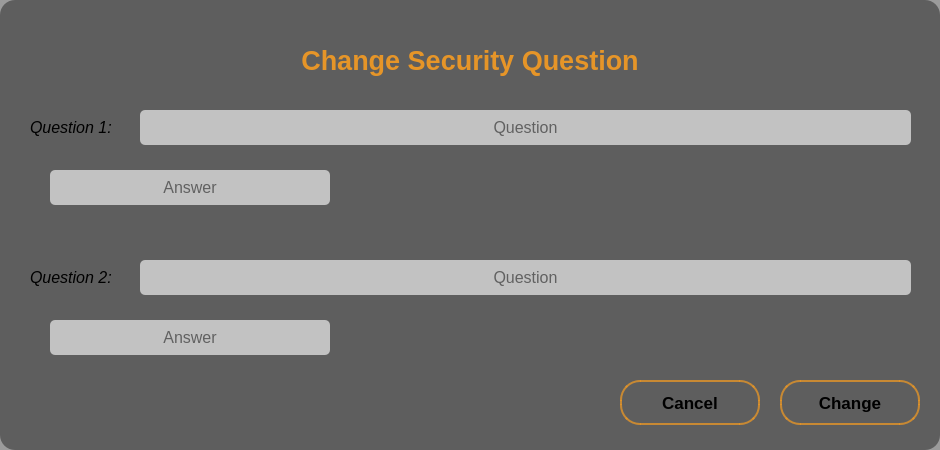
  <widget class="QGroupBox" name="changeSQbox">
   <property name="enabled">
    <bool>true</bool>
   </property>
   <property name="geometry">
    <rect>
     <x>130</x>
     <y>150</y>
     <width>940</width>
     <height>450</height>
    </rect>
   </property>
   <property name="sizePolicy">
    <sizepolicy hsizetype="Preferred" vsizetype="Preferred">
     <horstretch>0</horstretch>
     <verstretch>0</verstretch>
    </sizepolicy>
   </property>
   <property name="layoutDirection">
    <enum>Qt::LeftToRight</enum>
   </property>
   <property name="autoFillBackground">
    <bool>false</bool>
   </property>
   <property name="styleSheet">
    <string notr="true">background-color:rgba(0, 0, 0, 100);
background-position:left;
border: none;
border-radius: 15px;</string>
   </property>
   <property name="title">
    <string/>
   </property>
   <property name="alignment">
    <set>Qt::AlignCenter</set>
   </property>
   <widget class="QLineEdit" name="SQ1ans">
    <property name="geometry">
     <rect>
      <x>50</x>
      <y>170</y>
      <width>280</width>
      <height>35</height>
     </rect>
    </property>
    <property name="sizePolicy">
     <sizepolicy hsizetype="Expanding" vsizetype="Fixed">
      <horstretch>0</horstretch>
      <verstretch>0</verstretch>
     </sizepolicy>
    </property>
    <property name="font">
     <font>
      <family>Segoe UI</family>
      <pointsize>12</pointsize>
     </font>
    </property>
    <property name="cursor">
     <cursorShape>IBeamCursor</cursorShape>
    </property>
    <property name="styleSheet">
     <string notr="true">border:none;
background:rgb(194, 194, 194);
color:black;
border-radius:5px;
</string>
    </property>
    <property name="text">
     <string/>
    </property>
    <property name="echoMode">
     <enum>QLineEdit::Normal</enum>
    </property>
    <property name="alignment">
     <set>Qt::AlignCenter</set>
    </property>
    <property name="placeholderText">
     <string>Answer</string>
    </property>
    <property name="cursorMoveStyle">
     <enum>Qt::LogicalMoveStyle</enum>
    </property>
    <property name="clearButtonEnabled">
     <bool>true</bool>
    </property>
   </widget>
   <widget class="QLabel" name="textChangeSQ">
    <property name="geometry">
     <rect>
      <x>270</x>
      <y>20</y>
      <width>400</width>
      <height>81</height>
     </rect>
    </property>
    <property name="font">
     <font>
      <family>Segoe UI</family>
      <pointsize>20</pointsize>
      <italic>false</italic>
      <bold>true</bold>
     </font>
    </property>
    <property name="focusPolicy">
     <enum>Qt::NoFocus</enum>
    </property>
    <property name="contextMenuPolicy">
     <enum>Qt::DefaultContextMenu</enum>
    </property>
    <property name="autoFillBackground">
     <bool>false</bool>
    </property>
    <property name="styleSheet">
     <string notr="true">background:none;
border:none;
color:rgb(230, 149, 40);</string>
    </property>
    <property name="lineWidth">
     <number>0</number>
    </property>
    <property name="text">
     <string>Change Security Question</string>
    </property>
    <property name="scaledContents">
     <bool>false</bool>
    </property>
    <property name="alignment">
     <set>Qt::AlignCenter</set>
    </property>
    <property name="wordWrap">
     <bool>false</bool>
    </property>
   </widget>
   <widget class="QLabel" name="textSQ1">
    <property name="geometry">
     <rect>
      <x>30</x>
      <y>110</y>
      <width>870</width>
      <height>35</height>
     </rect>
    </property>
    <property name="font">
     <font>
      <pointsize>12</pointsize>
      <italic>true</italic>
      <fontweight>Medium</fontweight>
     </font>
    </property>
    <property name="styleSheet">
     <string notr="true">background:none;
border:none;</string>
    </property>
    <property name="text">
     <string>Question 1:</string>
    </property>
   </widget>
   <widget class="QLineEdit" name="SQ2ans">
    <property name="geometry">
     <rect>
      <x>50</x>
      <y>320</y>
      <width>280</width>
      <height>35</height>
     </rect>
    </property>
    <property name="sizePolicy">
     <sizepolicy hsizetype="Expanding" vsizetype="Fixed">
      <horstretch>0</horstretch>
      <verstretch>0</verstretch>
     </sizepolicy>
    </property>
    <property name="font">
     <font>
      <family>Segoe UI</family>
      <pointsize>12</pointsize>
     </font>
    </property>
    <property name="cursor">
     <cursorShape>IBeamCursor</cursorShape>
    </property>
    <property name="styleSheet">
     <string notr="true">border:none;
background:rgb(194, 194, 194);
color:black;
border-radius:5px;</string>
    </property>
    <property name="text">
     <string/>
    </property>
    <property name="echoMode">
     <enum>QLineEdit::Normal</enum>
    </property>
    <property name="alignment">
     <set>Qt::AlignCenter</set>
    </property>
    <property name="placeholderText">
     <string>Answer</string>
    </property>
    <property name="cursorMoveStyle">
     <enum>Qt::LogicalMoveStyle</enum>
    </property>
    <property name="clearButtonEnabled">
     <bool>true</bool>
    </property>
   </widget>
   <widget class="QLabel" name="textSQ2">
    <property name="geometry">
     <rect>
      <x>30</x>
      <y>260</y>
      <width>870</width>
      <height>35</height>
     </rect>
    </property>
    <property name="font">
     <font>
      <pointsize>12</pointsize>
      <italic>true</italic>
      <fontweight>Medium</fontweight>
     </font>
    </property>
    <property name="styleSheet">
     <string notr="true">background:none;
border:none;</string>
    </property>
    <property name="text">
     <string>Question 2:</string>
    </property>
   </widget>
   <widget class="QPushButton" name="changeSQ">
    <property name="geometry">
     <rect>
      <x>780</x>
      <y>380</y>
      <width>140</width>
      <height>45</height>
     </rect>
    </property>
    <property name="sizePolicy">
     <sizepolicy hsizetype="Minimum" vsizetype="Fixed">
      <horstretch>0</horstretch>
      <verstretch>0</verstretch>
     </sizepolicy>
    </property>
    <property name="font">
     <font>
      <family>Segoe UI</family>
      <pointsize>13</pointsize>
      <italic>false</italic>
      <bold>true</bold>
     </font>
    </property>
    <property name="cursor">
     <cursorShape>PointingHandCursor</cursorShape>
    </property>
    <property name="mouseTracking">
     <bool>true</bool>
    </property>
    <property name="layoutDirection">
     <enum>Qt::LeftToRight</enum>
    </property>
    <property name="styleSheet">
     <string notr="true">#changeSQ
{
background:none;
border:2px solid rgba(230, 149, 40, 200);
border-radius:20px;
}
#changeSQ:hover
{
background:rgba(230, 149, 40, 200);
}</string>
    </property>
    <property name="text">
     <string>Change</string>
    </property>
    <property name="autoRepeatInterval">
     <number>-1</number>
    </property>
   </widget>
   <widget class="QPushButton" name="cancelSQ">
    <property name="geometry">
     <rect>
      <x>620</x>
      <y>380</y>
      <width>140</width>
      <height>45</height>
     </rect>
    </property>
    <property name="sizePolicy">
     <sizepolicy hsizetype="Minimum" vsizetype="Fixed">
      <horstretch>0</horstretch>
      <verstretch>0</verstretch>
     </sizepolicy>
    </property>
    <property name="font">
     <font>
      <family>Segoe UI</family>
      <pointsize>13</pointsize>
      <italic>false</italic>
      <bold>true</bold>
     </font>
    </property>
    <property name="cursor">
     <cursorShape>PointingHandCursor</cursorShape>
    </property>
    <property name="mouseTracking">
     <bool>true</bool>
    </property>
    <property name="layoutDirection">
     <enum>Qt::LeftToRight</enum>
    </property>
    <property name="styleSheet">
     <string notr="true">#cancelSQ
{
background:none;
border:2px solid rgba(230, 149, 40, 200);
border-radius:20px;
}
#cancelSQ:hover
{
background:rgba(230, 149, 40, 200);
}</string>
    </property>
    <property name="text">
     <string>Cancel</string>
    </property>
    <property name="autoRepeatInterval">
     <number>-1</number>
    </property>
   </widget>
   <widget class="QLineEdit" name="SQ1">
    <property name="geometry">
     <rect>
      <x>140</x>
      <y>110</y>
      <width>771</width>
      <height>35</height>
     </rect>
    </property>
    <property name="sizePolicy">
     <sizepolicy hsizetype="Expanding" vsizetype="Fixed">
      <horstretch>0</horstretch>
      <verstretch>0</verstretch>
     </sizepolicy>
    </property>
    <property name="font">
     <font>
      <family>Segoe UI</family>
      <pointsize>12</pointsize>
     </font>
    </property>
    <property name="cursor">
     <cursorShape>IBeamCursor</cursorShape>
    </property>
    <property name="styleSheet">
     <string notr="true">border:none;
background:rgb(194, 194, 194);
color:black;
border-radius:5px;
</string>
    </property>
    <property name="text">
     <string/>
    </property>
    <property name="echoMode">
     <enum>QLineEdit::Normal</enum>
    </property>
    <property name="alignment">
     <set>Qt::AlignCenter</set>
    </property>
    <property name="placeholderText">
     <string>Question</string>
    </property>
    <property name="cursorMoveStyle">
     <enum>Qt::LogicalMoveStyle</enum>
    </property>
    <property name="clearButtonEnabled">
     <bool>true</bool>
    </property>
   </widget>
   <widget class="QLineEdit" name="SQ2">
    <property name="geometry">
     <rect>
      <x>140</x>
      <y>260</y>
      <width>771</width>
      <height>35</height>
     </rect>
    </property>
    <property name="sizePolicy">
     <sizepolicy hsizetype="Expanding" vsizetype="Fixed">
      <horstretch>0</horstretch>
      <verstretch>0</verstretch>
     </sizepolicy>
    </property>
    <property name="font">
     <font>
      <family>Segoe UI</family>
      <pointsize>12</pointsize>
     </font>
    </property>
    <property name="cursor">
     <cursorShape>IBeamCursor</cursorShape>
    </property>
    <property name="styleSheet">
     <string notr="true">border:none;
background:rgb(194, 194, 194);
color:black;
border-radius:5px;
</string>
    </property>
    <property name="text">
     <string/>
    </property>
    <property name="echoMode">
     <enum>QLineEdit::Normal</enum>
    </property>
    <property name="alignment">
     <set>Qt::AlignCenter</set>
    </property>
    <property name="placeholderText">
     <string>Question</string>
    </property>
    <property name="cursorMoveStyle">
     <enum>Qt::LogicalMoveStyle</enum>
    </property>
    <property name="clearButtonEnabled">
     <bool>true</bool>
    </property>
   </widget>
   <zorder>SQ1ans</zorder>
   <zorder>textChangeSQ</zorder>
   <zorder>SQ2ans</zorder>
   <zorder>textSQ2</zorder>
   <zorder>changeSQ</zorder>
   <zorder>cancelSQ</zorder>
   <zorder>textSQ1</zorder>
   <zorder>SQ1</zorder>
   <zorder>SQ2</zorder>
  </widget>
